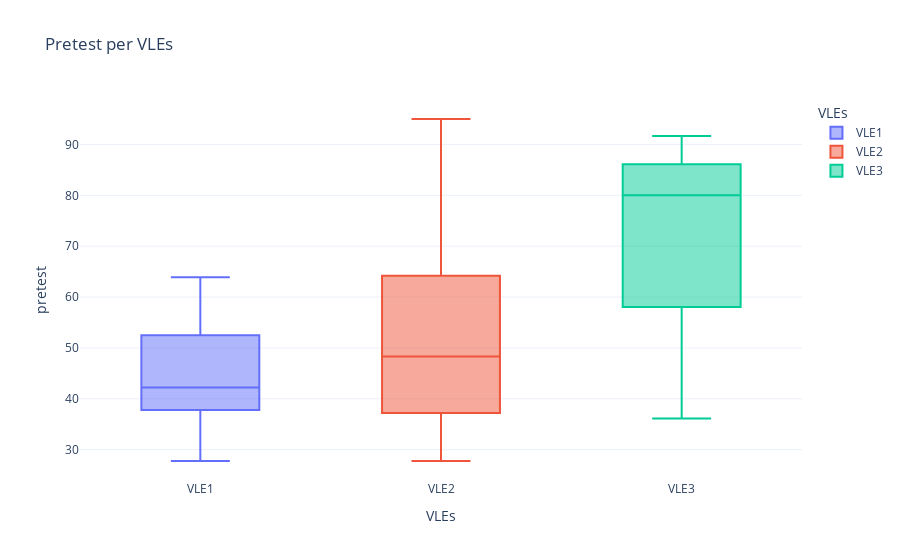

The cell this chart's notebook holds for it:
### Code cell
express.box(df, x = 'VLEs', y = 'pretest', color = 'VLEs', title = 'Pretest per VLEs', labels = {'pretest':'pretest'})

#fig = express.box(df, x = 'VLEs', y = 'pretest', color = 'VLEs', title = 'Pretest per VLEs', labels = {'pretest':'pretest'})
#fig.write_html('boxplotPRE60.html', auto_open=True)
#fig.write_image("boxplotPRE60.png")

### Figure 1 — Plotly figure (JSON) as saved in the notebook; plotly's stock layout.template omitted (floating-point values rounded to 4 significant figures)
{"data": [{"alignmentgroup": "True", "hovertemplate": "VLEs=%{x}<br>pretest=%{y}<extra></extra>", "legendgroup": "VLE1", "marker": {"color": "#636efa"}, "name": "VLE1", "notched": false, "offsetgroup": "VLE1", "orientation": "v", "showlegend": true, "type": "box", "x": ["VLE1", "VLE1", "VLE1", "VLE1", "VLE1", "VLE1", "VLE1", "VLE1", "VLE1", "VLE1", "VLE1", "VLE1", "VLE1", "VLE1", "VLE1", "VLE1", "VLE1", "VLE1", "VLE1", "VLE1"], "x0": " ", "xaxis": "x", "y": [43.33, 48.33, 51.67, 50, 38.33, 40, 63.89, 56.67, 35, 40, 58.33, 30, 41.11, 37.78, 35, 53.33, 53.33, 47.78, 27.78, 37.78], "y0": " ", "yaxis": "y"}, {"alignmentgroup": "True", "hovertemplate": "VLEs=%{x}<br>pretest=%{y}<extra></extra>", "legendgroup": "VLE2", "marker": {"color": "#EF553B"}, "name": "VLE2", "notched": false, "offsetgroup": "VLE2", "orientation": "v", "showlegend": true, "type": "box", "x": ["VLE2", "VLE2", "VLE2", "VLE2", "VLE2", "VLE2", "VLE2", "VLE2", "VLE2", "VLE2", "VLE2", "VLE2", "VLE2", "VLE2", "VLE2", "VLE2", "VLE2", "VLE2", "VLE2"], "x0": " ", "xaxis": "x", "y": [34.44, 90, 27.78, 47.78, 30, 89.44, 54.44, 95, 66.67, 36.67, 56.67, 38.89, 43.33, 41.11, 91.67, 28.33, 54.44, 55, 48.33], "y0": " ", "yaxis": "y"}, {"alignmentgroup": "True", "hovertemplate": "VLEs=%{x}<br>pretest=%{y}<extra></extra>", "legendgroup": "VLE3", "marker": {"color": "#00cc96"}, "name": "VLE3", "notched": false, "offsetgroup": "VLE3", "orientation": "v", "showlegend": true, "type": "box", "x": ["VLE3", "VLE3", "VLE3", "VLE3", "VLE3", "VLE3", "VLE3", "VLE3", "VLE3", "VLE3", "VLE3", "VLE3", "VLE3", "VLE3", "VLE3", "VLE3", "VLE3", "VLE3", "VLE3"], "x0": " ", "xaxis": "x", "y": [88.33, 91.67, 86.11, 80, 86.11, 36.11, 57.78, 83.33, 86.67, 80, 85, 59.44, 48.33, 66.11, 56.67, 40, 87.22, 61.11, 58.89], "y0": " ", "yaxis": "y"}], "layout": {"boxmode": "overlay", "legend": {"title": {"text": "VLEs"}, "tracegroupgap": 0}, "title": {"text": "Pretest per VLEs"}, "xaxis": {"anchor": "y", "categoryarray": ["VLE1", "VLE2", "VLE3"], "categoryorder": "array", "domain": [0, 1], "title": {"text": "VLEs"}}, "yaxis": {"anchor": "x", "domain": [0, 1], "title": {"text": "pretest"}}}}
